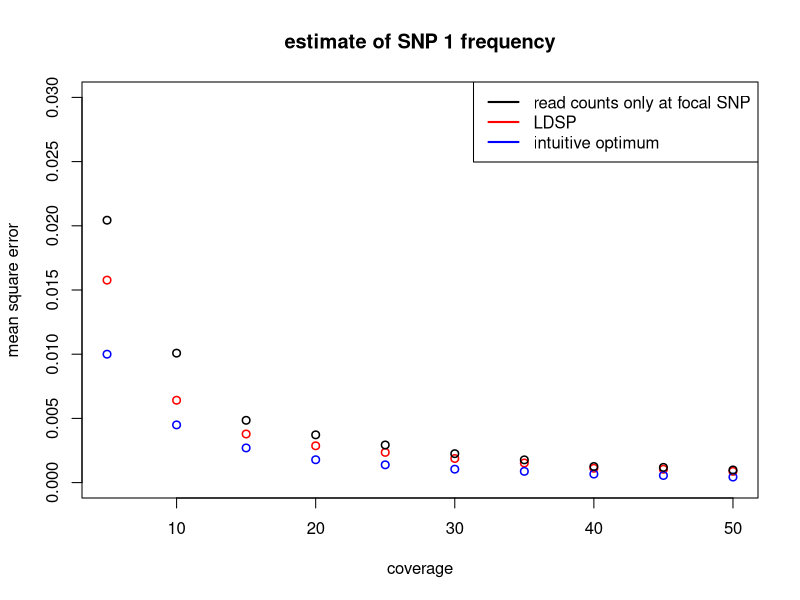

The R script that drew this image:
create_haps <- function(nsamp=100, per){
  # the only type of haplotypes in the pool are either 1-0 or 0-1 (for simplicity)
  # "per" specifies the percent of 1-0 haplotypes  
  haps = matrix(nrow = nsamp, ncol = 2, 0)
  no_10_haps = floor(per*nsamp)
  for (i in 1:no_10_haps){
    haps[i,1] = 1
    haps[i,2] = 0
  }
  for (i in (no_10_haps+1):nsamp){
    haps[i,1] = 0
    haps[i,2] = 1
  }
  return(haps)
}


# potential problem: sigma2 estimated to be < 1 (and even <0 in some cases)
findMLE <- function(obs, mu, Sigma, D){
  
  ll <- function(sigma2){
    cov_m = sigma2*Sigma + D
    sinv = solve(cov_m)
    
    # (from hand-out and verified with Wikipedia)
    logl = log(det(cov_m)) + (t(obs-mu)%*%sinv%*%(obs-mu))
    
    return(as.numeric(logl))
  }
  
  # note: optim actually minimizes
  return(optim(ll, par = 1, method = "L-BFGS-B", lower = 1, upper = 10)$par)
}

pool <- function(lambda, haps, nloci, nsamp){
  ## simulate pool sequencing ##
  y_obs = rep(0, nloci)
  n = rep(0, nloci)
  n_1 = rep(0, nloci)
  for (i in 1:nloci){
    
    # coverage
    n[i] = rpois(1, lambda)
    
    # ensure number haps sampled is below the number of samples in the pool
    n[i] = min(n[i], nsamp)
    # ensure sample at least 1 haplotype
    n[i] = max(1, n[i])
    
    # sample locus i from pool
    sampled = sample(haps[,i], n[i])
    
    # number of 1 alleles
    n_1[i] = sum(sampled)
  }
  return(rbind(n, n_1))
}

perform_LDSP <- function(y_obs, nloci, nsamp, haps, pos, n){
  
  # calculate distances between SNPs
  # for example if two SNPs at position 50 and 100
  # then d = 50 
  d = rep(0, nloci-1)
  for (i in 1:(nloci-1)){
    d[i] = as.numeric(pos[i+1])-as.numeric(pos[i])
  }

  epsilon = rep(0, nloci)
  for (i in 1:nloci){
    epsilon[i] = (y_obs[i]*(1-y_obs[i]))/n[i]
  }


  geo_sum = 0
  for (i in 1:(nsamp-1)){
    geo_sum = geo_sum + (1/i)
  }
  geo_sum = (1/geo_sum)
  theta = geo_sum/(nsamp + geo_sum)

  mu = (1-theta)*colMeans(haps) + I(theta/2)

  
  # in this case of only 1_0 and 0_1 haplotypes, cov_panel is singular
  cov_panel = cov(haps)
  
  S = matrix(nrow = nloci, ncol = nloci, 0)

  # rho = 4*N*c_j where c_j is the rate of cross-over per generation per basepair and N is the effective popsize
  # d_j = dist is the physical distance between SNPs j and j+1
  rho = 0 # no recombination
  for (i in 1:nloci){
    for (j in 1:nloci){
      if (i ==j){
        S[i,j] = cov_panel[i,j]
      }
      else{
        # distance between SNPs (e.g. SNP 1 and SNP 10)
        dist = sum(d[min(i,j):(max(i,j)-1)])
        
        # hypothetical effective popsize
        N = 1e4
        
        # since rho = 0, S[i,j] = cov_panel[i,j]
        S[i,j] = exp((-4*N*rho*dist)/nsamp)*cov_panel[i,j]
      }
    }
  }
  
  # no longer singular after the following operation
  Sigma = ((1-theta)^2)*S + I((theta/2)*(1-(theta/2)))
  Sigma[abs(Sigma) < 1e-8] = 0
  
  sigma2 = findMLE(y_obs, mu, Sigma, diag(epsilon))
  
  # this is where the dispersion parameter comes in: eqn 13
  d = diag(1/epsilon)
  Sigma_i = solve(Sigma) # there is problems, when nloci is big, kappa(Sigma) is very large (1e36)
  Sigma_bar = solve((1/sigma2)*Sigma_i + d)
  theta_bar = as.vector(Sigma_bar%*%((1/sigma2)*Sigma_i%*%mu + d%*%y_obs))
  return(as.vector(theta_bar))
}

mse <- function(y_hat, y){
  return(sum((y_hat-y)^2)/length(y))
}

nloci = 2
# physical position of the two SNPs
pos = c(50, 100)

# starting population
nsamp = 100
# 1_0 haplotype is at 10% frequency and 0_1 is at 90%
haps = create_haps(nsamp, 0.1)

# increase the 1_0 haplotype from 10% to 90% (simulate positive selection)
ev_haps = create_haps(nsamp, 0.9)

lambdas = seq(5, 50, by = 5)
l = length(lambdas)

mse_ldsp_est = rep(0, l)
mse_opt_est = rep(0, l)
mse_obs_est  = rep(0, l)

nreps = 1000

for (i in 1:l){
  
  # where to store estimates
  store_ldsp_est = rep(0,nreps)
  store_opt_est = rep(0, nreps)
  store_obs_est = rep(0, nreps)
  store_true_freq = rep(0, nreps)
  
  for (j in 1:nreps){
    
    # pooling
    lambda = lambdas[i] # coverage
    pooled_info =  pool(lambda, ev_haps, nloci, nsamp)
    n = pooled_info[1,]  # total read counts
    n_1 = pooled_info[2,] # counts of "1" allele
    
    # pseudo-counts
    y_obs = (n_1 + 0.5)/(n + 1)
    
    ldsp_est = perform_LDSP(y_obs, nloci, nsamp, haps, pos, n)
    
    # true pool freqency
    true_freq = colMeans(ev_haps)
    
    # only look at the estimates of SNP 1
    store_true_freq[j] = true_freq[1]
    store_opt_est[j] = (n_1[1] + (n[2]-n_1[2]))/ (n[1] + n[2])
    store_obs_est[j] = y_obs[1]
    #store_obs_est[j] = n_1[1]/n[1]
    store_ldsp_est[j] = ldsp_est[1]
  }
  
  # calculate MSE
  mse_ldsp_est[i] = mse(store_ldsp_est, store_true_freq)
  mse_opt_est[i] = mse(store_opt_est, store_true_freq)
  mse_obs_est[i] = mse(store_obs_est, store_true_freq)

}


plot(lambdas, mse_ldsp_est, xlab = "coverage", ylab = "mean square error", col = "red", ylim = c(0,0.03), main = "estimate of SNP 1 frequency", lwd=1.5)
points(lambdas, mse_opt_est, col = "blue", lwd=1.5)
points(lambdas, mse_obs_est, lwd=1.5)
legend("topright", c("read counts only at focal SNP","LDSP", "intuitive optimum"), lty=c(1,1,1), lwd=c(2,2,2),col=c("black","red", "blue"))
